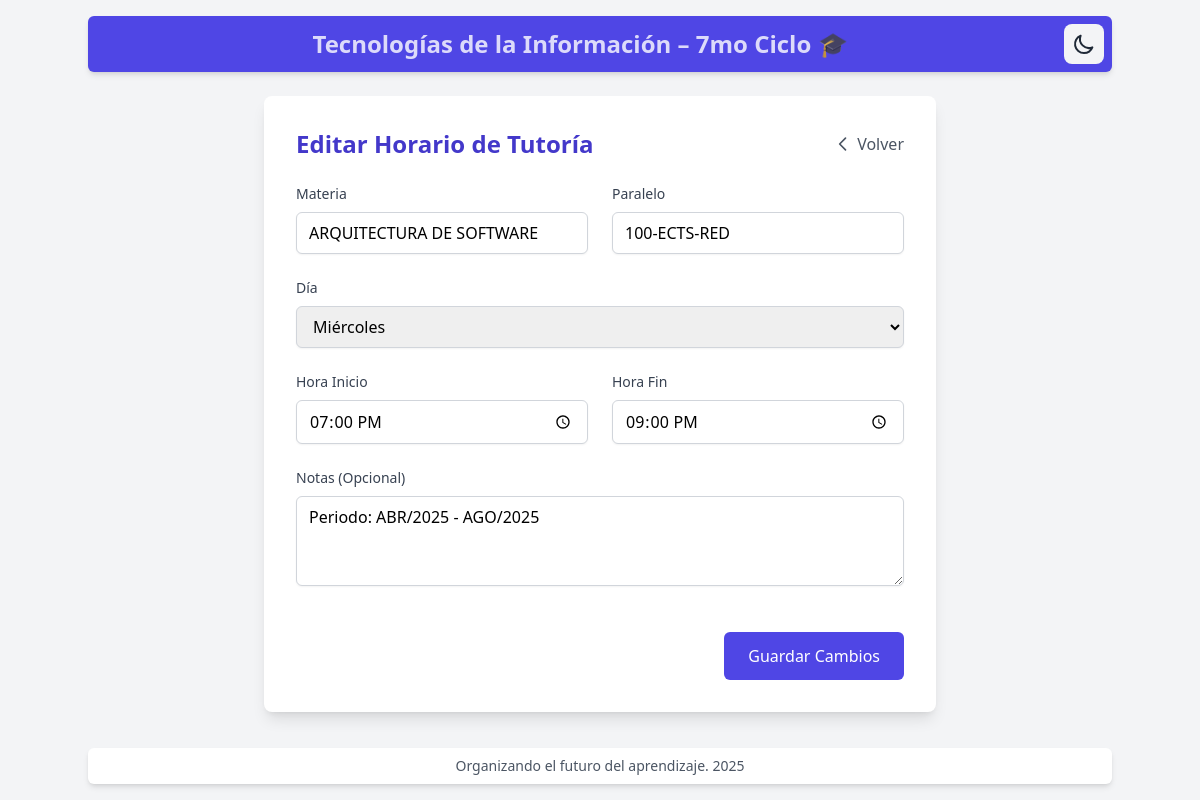
The app's page /editar/6/, older data.
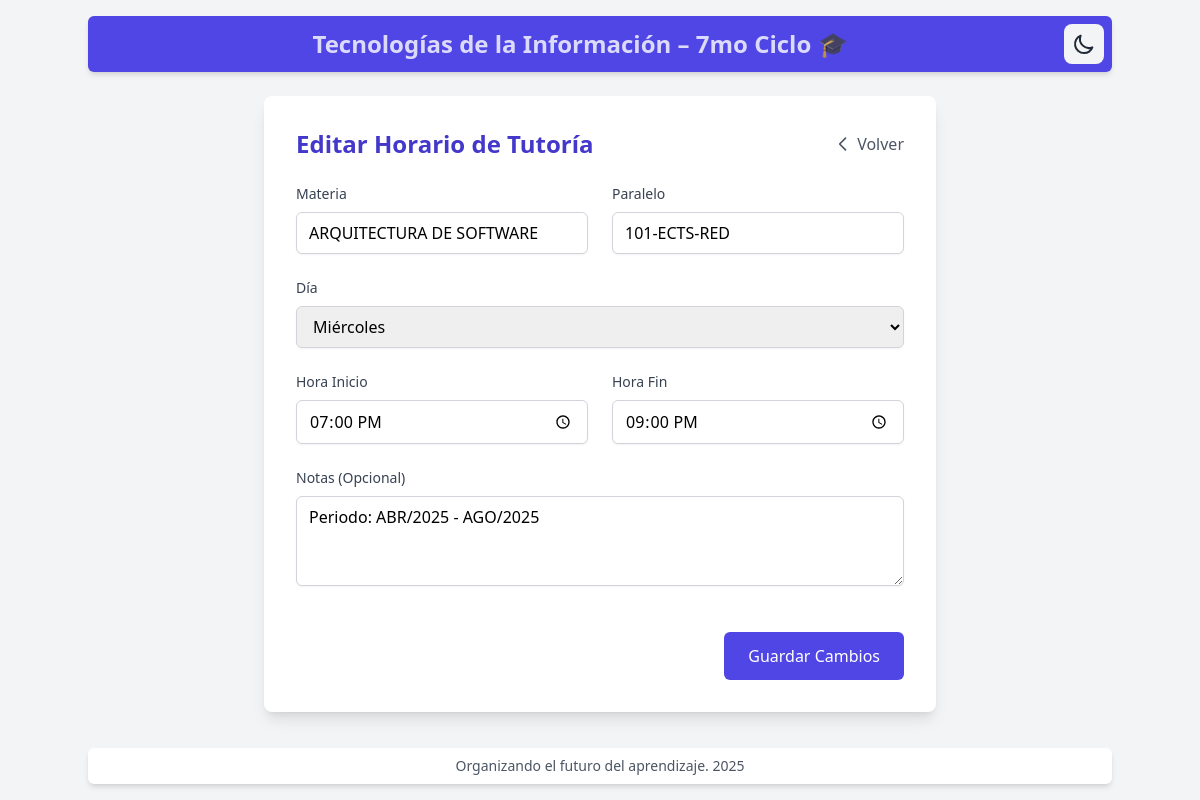
The same page, newer data.
### horarios/models.py (models this page shows, shortened)
class HorarioTutoria(models.Model):
    materia = models.CharField(max_length=100, default='Sin materia')
    paralelo = models.CharField(max_length=50, blank=True, null=True, verbose_name="Paralelo")
    dia = models.ForeignKey(DiaSemana, on_delete=models.CASCADE)
    hora_inicio = models.TimeField()
    hora_fin = models.TimeField()
    notas = models.TextField(blank=True, null=True, verbose_name="Notas (Opcional)")
    url_curso = models.CharField(max_length=300, blank=True, null=True, verbose_name="URL del Curso")
    ruta_local = models.CharField(max_length=500, blank=True, null=True, verbose_name="Ruta Local")
    class Meta:
        verbose_name = "Horario de Tutoría"
        verbose_name_plural = "Horarios de Tutorías"
        ordering = ['dia', 'hora_inicio']

class DiaSemana(models.Model):
    nombre = models.CharField(max_length=10, unique=True)  # Lunes, Martes, etc.
    orden = models.PositiveSmallIntegerField(default=1, verbose_name="Orden")
    class Meta:
        verbose_name = "Día de la Semana"
        verbose_name_plural = "Días de la Semana"

### horarios/views.py (the view, shortened to what this page needs)
# urls.py: path('editar/<int:horario_id>/', views.editar_horario, name='editar_horario'),
def editar_horario(request, horario_id):
    horario = get_object_or_404(HorarioTutoria, id=horario_id)
    context = {
        'horario': horario,
        'dias_semana': DiaSemana.objects.all().order_by('id')
    }
    return render(request, 'horarios/editar_horario.html', context)

### horarios/templates/horarios/editar_horario.html (shortened to what the changed rows need)
{% extends 'base.html' %}
{% block content %}
<div class="max-w-2xl mx-auto bg-white dark:bg-gray-800 rounded-lg shadow-lg p-8 transition-colors">
    <div class="flex items-center justify-between mb-6">
        <h2 class="text-2xl font-semibold text-indigo-700 dark:text-indigo-400">Editar Horario de Tutoría</h2>
    </div>
    <form method="post" class="space-y-6">
        <div class="grid grid-cols-1 md:grid-cols-2 gap-6">
            <div>
                <label for="materia" class="block text-sm font-medium text-gray-700 dark:text-gray-300 mb-2">Materia</label>
                <input type="text"
                       name="materia"
                       id="materia"
                       required
                       value="{{ horario.materia }}"
                       class="w-full px-3 py-2 border border-gray-300 dark:border-gray-600 rounded-md shadow-sm focus:ring-indigo-500 focus:border-indigo-500 dark:bg-gray-700 dark:text-white dark:placeholder-gray-400 transition-colors" />
            </div>
            <div>
                <label for="paralelo" class="block text-sm font-medium text-gray-700 dark:text-gray-300 mb-2">Paralelo</label>
                <input type="text"
                       name="paralelo"
                       id="paralelo"
                       value="{{ horario.paralelo|default:'' }}"
                       placeholder="Opcional"
                       class="w-full px-3 py-2 border border-gray-300 dark:border-gray-600 rounded-md shadow-sm focus:ring-indigo-500 focus:border-indigo-500 dark:bg-gray-700 dark:text-white dark:placeholder-gray-400 transition-colors" />
            </div>
        </div>
        <div>
            <label for="dia" class="block text-sm font-medium text-gray-700 dark:text-gray-300 mb-2">Día</label>
            <select name="dia"
                    id="dia"
                    required
                    class="w-full px-3 py-2 border border-gray-300 dark:border-gray-600 rounded-md shadow-sm focus:ring-indigo-500 focus:border-indigo-500 dark:bg-gray-700 dark:text-white transition-colors">
                {% for dia in dias_semana %}
                <option value="{{ dia.id }}" {% if dia.id == horario.dia.id %}selected{% endif %}>
                    {{ dia.nombre }}
                </option>
                {% endfor %}
            </select>
        </div>
        <div class="grid grid-cols-1 md:grid-cols-2 gap-6">
            <div>
                <label for="hora_inicio" class="block text-sm font-medium text-gray-700 dark:text-gray-300 mb-2">
                    Hora Inicio
                </label>
                <input type="time"
                       id="hora_inicio"
                       name="hora_inicio"
                       value="{{ horario.hora_inicio|time:'H:i' }}"
                       required
                       class="w-full px-3 py-2 border border-gray-300 dark:border-gray-600 rounded-md shadow-sm focus:ring-indigo-500 focus:border-indigo-500 dark:bg-gray-700 dark:text-white transition-colors" />
            </div>
            <div>
                <label for="hora_fin" class="block text-sm font-medium text-gray-700 dark:text-gray-300 mb-2">
                    Hora Fin
                </label>
                <input type="time"
                       id="hora_fin"
                       name="hora_fin"
                       value="{{ horario.hora_fin|time:'H:i' }}"
                       required
                       class="w-full px-3 py-2 border border-gray-300 dark:border-gray-600 rounded-md shadow-sm focus:ring-indigo-500 focus:border-indigo-500 dark:bg-gray-700 dark:text-white transition-colors" />
            </div>
        </div>
        <div>
            <label for="notas" class="block text-sm font-medium text-gray-700 dark:text-gray-300 mb-2">Notas (Opcional)</label>
            <textarea name="notas"
                      id="notas"
                      rows="3"
                      placeholder="Información adicional..."
                      class="w-full px-3 py-2 border border-gray-300 dark:border-gray-600 rounded-md shadow-sm focus:ring-indigo-500 focus:border-indigo-500 dark:bg-gray-700 dark:text-white dark:placeholder-gray-400 transition-colors">{{ horario.notas|default:'' }}</textarea>
        </div>
    </form>
</div>
{% endblock %}

Row changes from the older to the newer data that the page shows:
changed HorarioTutoria "ARQUITECTURA DE SOFTWARE": paralelo "100-ECTS-RED" → "101-ECTS-RED"
